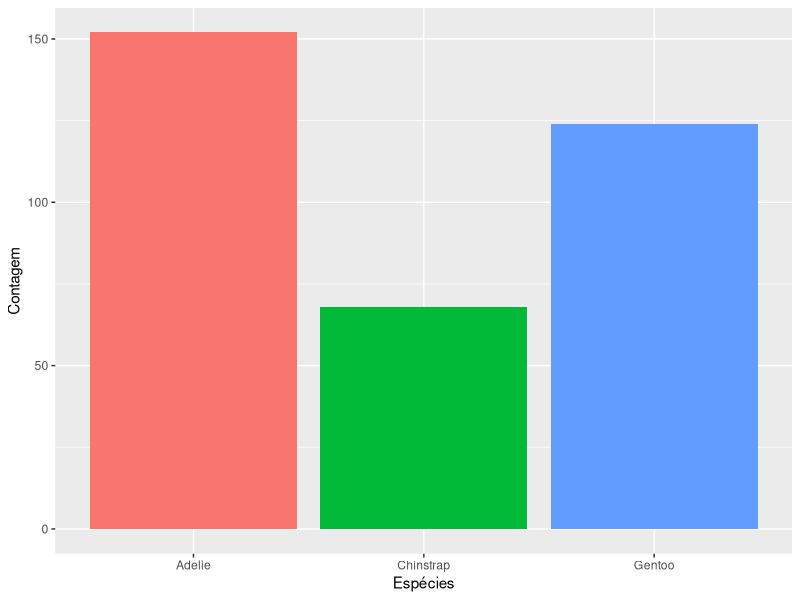
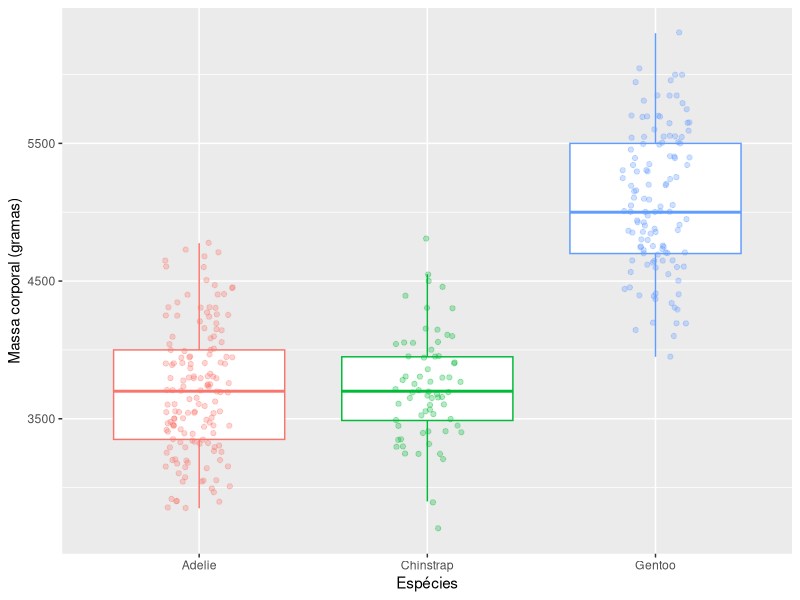
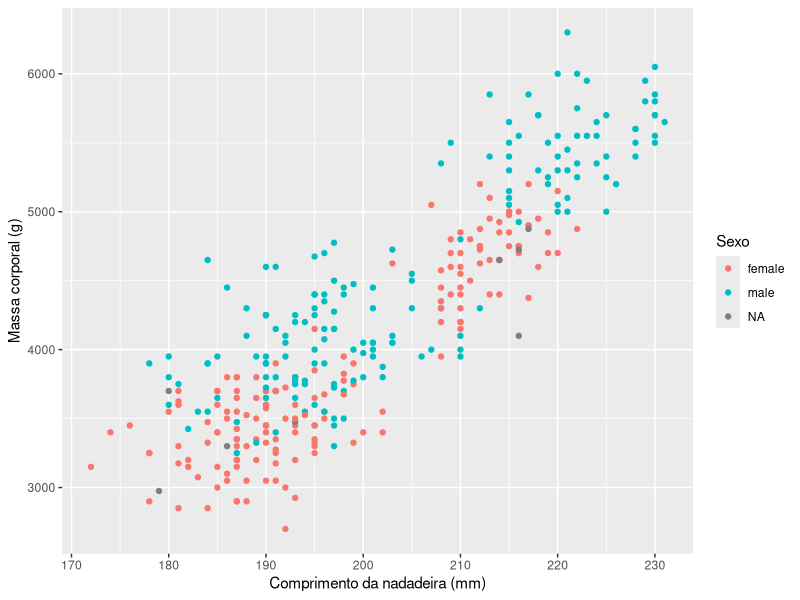
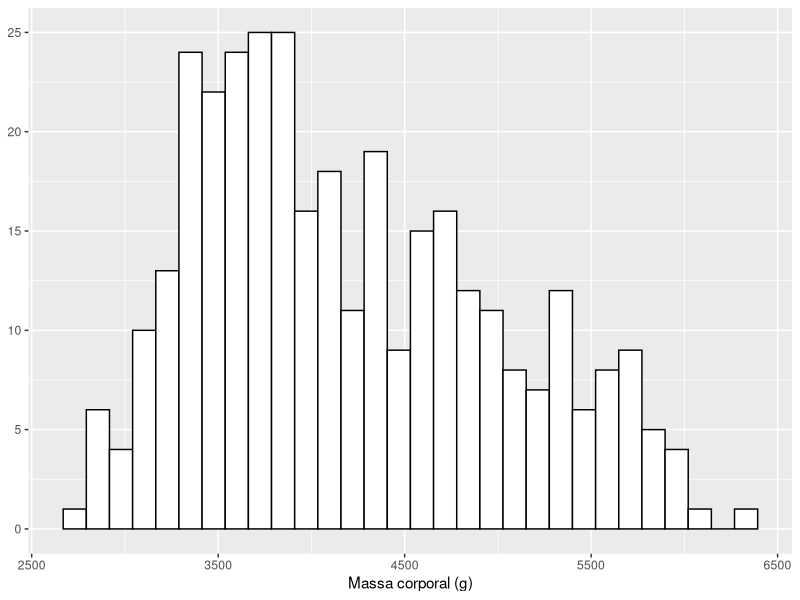

The R script that drew these images, in order:
## ---- chunk 1
#| label: setup
#| echo: false
#| include: false
library(tidyverse)
library(patchwork)
library(palmerpenguins)
## ---- chunk 2
#| echo: false
#| message: false
#| warning: false
penguins |> 
  ggplot(aes(species, 
             fill = species))+
  geom_bar(position = "dodge")+
  labs(x = "Espécies",
       y = "Contagem")+
  theme(legend.position="none")
## ---- chunk 3
#| echo: false
#| message: false
#| warning: false
penguins |> 
  ggplot(aes(species,
             body_mass_g,
             colour = species))+
  geom_boxplot(outlier.colour = NA)+
  geom_jitter(alpha = 0.3, width = 0.15)+
  labs(x = "Espécies",
       y = "Massa corporal (gramas)")+
  theme(legend.position = "none")

## ---- chunk 4
#| echo: false
#| message: false
#| warning: false
penguins |> 
  ggplot(aes(flipper_length_mm, 
             body_mass_g,
             color = sex))+
  geom_point()+
  labs(x = "Comprimento da nadadeira (mm)",
       y = "Massa corporal (g)",
       color = "Sexo")
## ---- chunk 5
#| echo: false
#| message: false
#| warning: false
#| fig-dpi: 600
penguins |> 
  ggplot(aes(body_mass_g))+
  geom_histogram(color = "black",
                 fill = "white")+
  labs(x = "Massa corporal (g)",
                 y = NULL)
